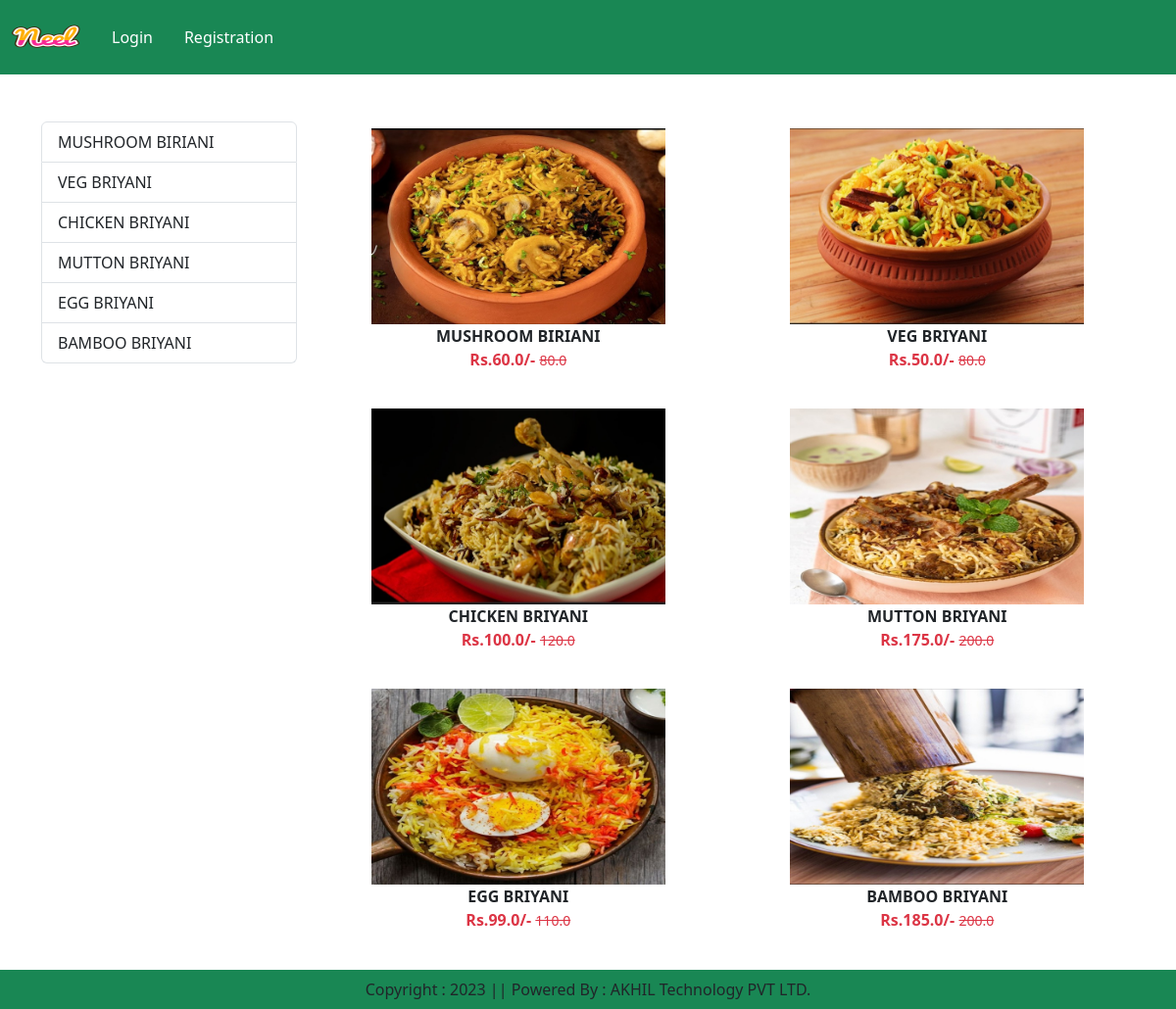
/category/BR, run on the app's committed database.
### ss/models.py (models this page shows, shortened)
class Product(models.Model):
    title = models.CharField(max_length=100)
    selling_price = models.FloatField()
    discounted_price = models.FloatField()
    description = models.TextField()
    composition = models.TextField(default='')
    prodapp = models.TextField(default='')
    category = models.CharField(choices=CATEGORY_CHOICES, max_length=2)
    product_image = models.ImageField(upload_to = 'products')

### ss/views.py (the view)
# urls.py: path("category/<slug:val>", views.CategoryView.as_view(),name="category"),
class CategoryView(View):
    def get(self,request,val):
        totalitem = 0
        if request.user.is_authenticated:
            totalitem = len(Cart.objects.filter(user=request.user))
        product = Product.objects.filter(category=val)
        title = Product.objects.filter(category=val).values('title')
        return render(request, "ss/category.html",locals())

### ss/templates/ss/category.html (shortened to what this page needs)
{% extends 'ss/base.html' %}
{% load static %}
{% block main-content %}
	<div class="container my-5">
		<div class="row">
			<div class="col-sm-3">
				<div class="list-group">
					{% for val in title%}
						<a href="{% url 'category-title' val.title %}" class="list-group-item
					list-group-item-action" aria-current="true">{{val.title}}</a>
					{% endfor %}
				</div>
			</div>
			<div class="col-sm-9">
				<div class="row">
					{% for prod  in product%}
						<div class="col text-center mb-4">
							<a href="{% url 'product-detail' prod.id %}" class="btn">
							<div>
								<img src="{{prod.product_image.url}}" width="300px" height="200px"  />
								<div class="fw-bold">{{prod.title}}</div>
								<div class="fw-bold text-danger">
									Rs.{{prod.discounted_price}}/-
									<small class="fw-light text-decoration-line-through">{{prod.selling_price}}</small>
							    </div>
							</div>
							</a>
						</div>
					{% endfor %}
				</div>
			</div>
		</div>
	</div>
{% endblock main-content %}

### data on the page
Product: product_image (picture), title "MUSHROOM BIRIANI", discounted_price "60.0", selling_price "80.0"
Product: product_image (picture), title "VEG BRIYANI", discounted_price "50.0", selling_price "80.0"
Product: product_image (picture), title "CHICKEN BRIYANI", discounted_price "100.0", selling_price "120.0"
Product: product_image (picture), title "MUTTON BRIYANI", discounted_price "175.0", selling_price "200.0"
Product: product_image (picture), title "EGG BRIYANI", discounted_price "99.0", selling_price "110.0"
Product: product_image (picture), title "BAMBOO BRIYANI", discounted_price "185.0", selling_price "200.0"

### other printed values
{{ val.title }} "MUSHROOM BIRIANI" "VEG BRIYANI" "CHICKEN BRIYANI" "MUTTON BRIYANI" "EGG BRIYANI" "BAMBOO BRIYANI"
